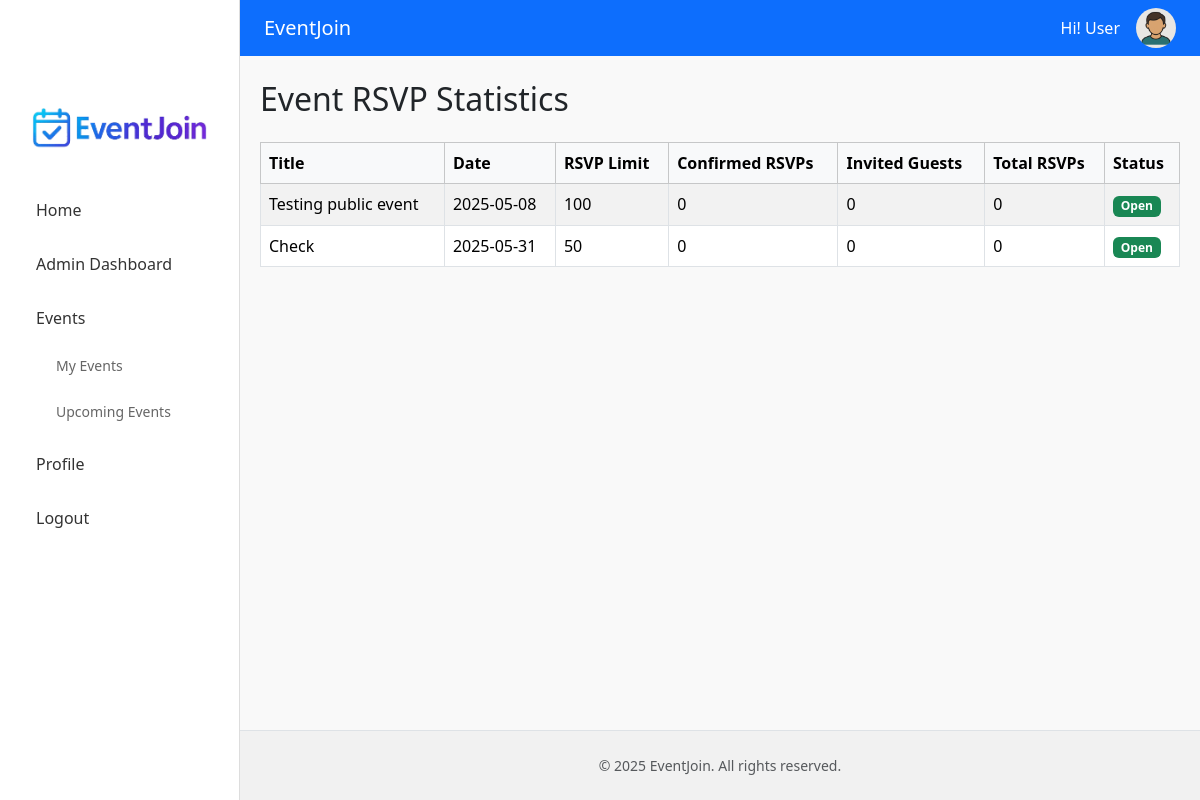
Before: /venue_manager/event_statistics.php (signed in) with the older database file.
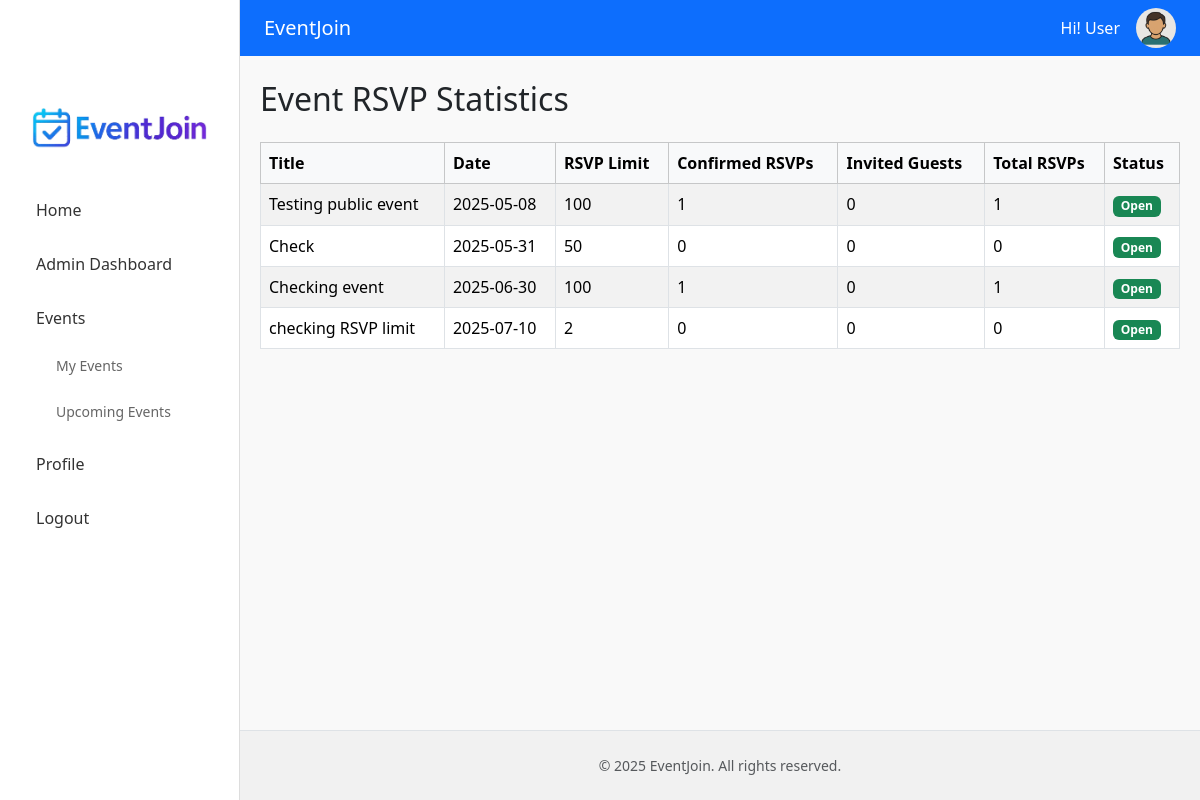
After: the same page with the newer database file.
### tables this page shows
CREATE TABLE `events` (
  `id` int(11) NOT NULL,
  `title` varchar(150) NOT NULL,
  `description` text DEFAULT NULL,
  `event_date` date NOT NULL,
  `event_time` time NOT NULL,
  `hall_id` int(11) NOT NULL,
  `banner_image` varchar(255) DEFAULT NULL,
  `created_by` int(11) NOT NULL,
  `status` enum('pending','approved','rejected') DEFAULT 'pending',
  `rsvp_deadline` date DEFAULT NULL,
  `rsvp_limit` int(11) DEFAULT NULL,
  `created_at` timestamp NOT NULL DEFAULT current_timestamp(),
  `is_public` tinyint(1) DEFAULT 0,
  `delete_requested` tinyint(1) DEFAULT 0
);

### venue_manager/event_statistics.php (the view, shortened to what this page needs)
<?php
include '../includes/header.php';
include '../includes/sidebar.php';
$stmt = $pdo->query("SELECT
        e.id, e.title, e.event_date, e.rsvp_limit,
        COUNT(r.id) AS total_rsvps,
        SUM(CASE WHEN r.rsvp_status = 'yes' THEN 1 ELSE 0 END) AS confirmed_rsvps,
        SUM(CASE WHEN r.rsvp_status = 'invited' THEN 1 ELSE 0 END) AS invited_guests
    FROM events e
    LEFT JOIN event_rsvps r ON e.id = r.event_id
    GROUP BY e.id
    ORDER BY e.event_date ASC");
$events = $stmt->fetchAll(PDO::FETCH_ASSOC);
?>
<div class="main-content container py-4">
    <h2 class="mb-4">Event RSVP Statistics</h2>
    <?php if (count($events) > 0): ?>
        <div class="table-responsive">
            <table class="table table-bordered table-striped align-middle">
                <thead class="table-light">
                    <tr>
                        <th>Title</th>
                        <th>Date</th>
                        <th>RSVP Limit</th>
                        <th>Confirmed RSVPs</th>
                        <th>Invited Guests</th>
                        <th>Total RSVPs</th>
                        <th>Status</th>
                    </tr>
                </thead>
                <tbody>
                    <?php foreach ($events as $event): ?>
                        <tr>
                            <td><?= htmlspecialchars($event['title']) ?></td>
                            <td><?= $event['event_date'] ?></td>
                            <td><?= $event['rsvp_limit'] ?></td>
                            <td><?= $event['confirmed_rsvps'] ?? 0 ?></td>
                            <td><?= $event['invited_guests'] ?? 0 ?></td>
                            <td><?= $event['total_rsvps'] ?? 0 ?></td>
                            <td>
                                <?php
                                    $percent = ($event['confirmed_rsvps'] / $event['rsvp_limit']) * 100;
                                    if ($percent >= 100) {
                                        echo '<span class="badge bg-danger">Full</span>';
                                    } elseif ($percent >= 75) {
                                        echo '<span class="badge bg-warning text-dark">Almost Full</span>';
                                    } else {
                                        echo '<span class="badge bg-success">Open</span>';
                                    }
                                ?>
                            </td>
                        </tr>
                    <?php endforeach; ?>
                </tbody>
            </table>
        </div>
    <?php else: ?>
        <p class="text-muted">No events found.</p>
    <?php endif; ?>
</div>
<?php include '../includes/footer.php'; ?>

Changed rows visible on the page:
changed events "Testing public event": confirmed_rsvps "0" → "1"; total_rsvps "0" → "1"
added events: title "Checking event", event_date "2025-06-30", rsvp_limit "100", confirmed_rsvps "1", invited_guests "0", total_rsvps "1", shows "Open"
added events: title "checking RSVP limit", event_date "2025-07-10", rsvp_limit "2", confirmed_rsvps "0", invited_guests "0", total_rsvps "0", shows "Open"
